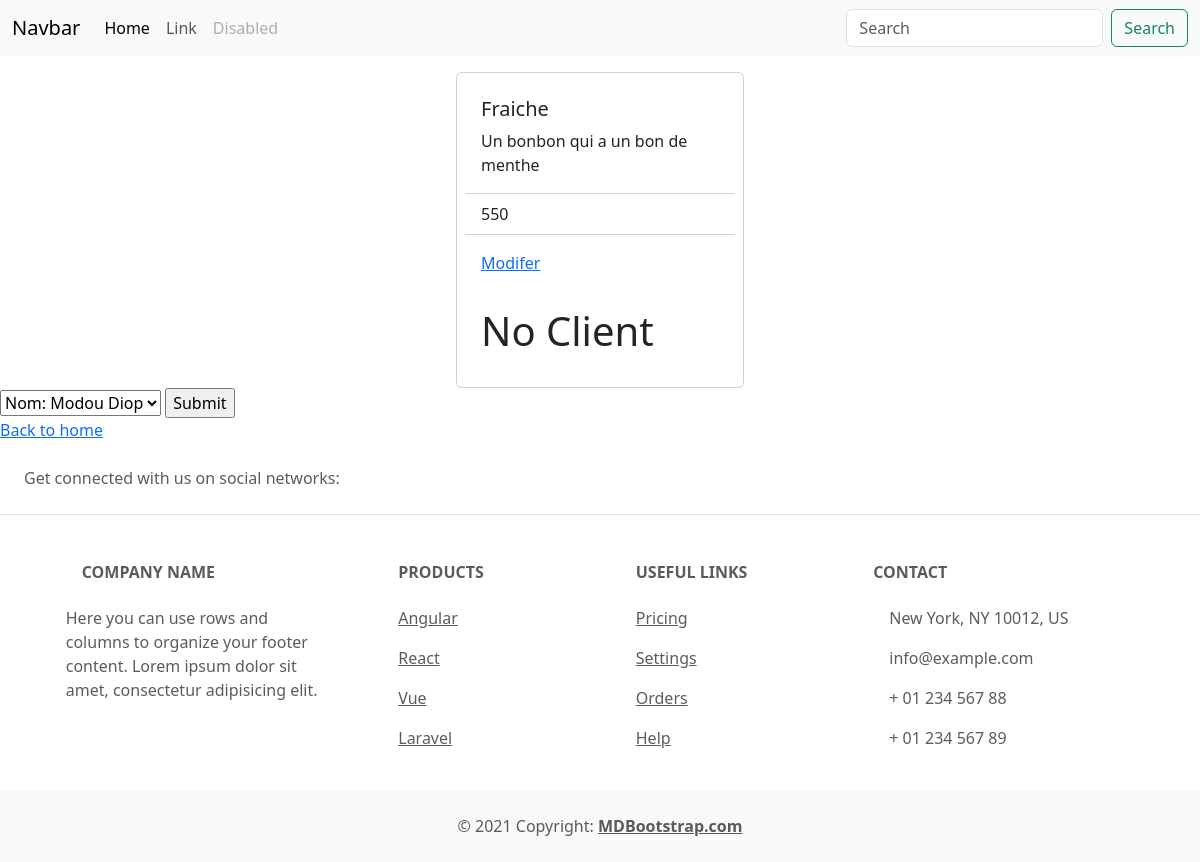
/sama_stock/3, run on the app's committed database.
### sama_stock/models.py (models this page shows, shortened)
class Produit(models.Model):
    nom=models.CharField(max_length=64)
    desciption=models.CharField(max_length=64)
    prix=models.IntegerField()
    boutique=models.ForeignKey(Boutique,on_delete=models.CASCADE, related_name="categories")

### sama_stock/views.py (the view)
# urls.py: path("<int:produit_id>",views.produit,name="produit"),
def produit(request,produit_id):
    produit=Produit.objects.get(id=produit_id)
    return render(request,"sama_stock/produit.html",{
        "produit":produit,
        "clients": produit.clients.all(),
        "no_clients": Client.objects.exclude(produits=produit).all()
    })

### sama_stock/models.py (called while the page is built)
    def __str__(self):
        return f"\n Nom: {self.fullname} \n"

### sama_stock/templates/sama_stock/produit.html (shortened to what this page needs)
{% extends "sama_stock/layout.html" %}
{% block body %}
<div class="d-flex justify-content-center  grid gap-3">
    <div class="card p-2 g-col-6 mt-3" style="width: 18rem;">
        <div class="card-body ">
            <h5 class="card-title">{{ produit.nom }}</h5>
            <p class="card-text">{{ produit.desciption}}</p>
        </div>
        <ul class="list-group list-group-flush">
            <li class="list-group-item">{{produit.prix}}</li>
        </ul>
        <div class="card-body">
            <a href="#" class="card-link">Modifer</a>
        </div>
        {% for client in clients %}
        <div class="card-body ">
            <h1 class="card-title">{{ client }}</h1>
        </div>
        {% empty %}
        <div class="card-body ">
            <h1 class="card-title">No Client</h1>
        </div>
        {% endfor %}
    </div>
</div>
<form action="{% url 'book' produit.id %}" method="post">
<select name="client">
    {% for client in no_clients %}
    <option value="{{ client.id }}">{{ client }}</option>
    {% endfor %}
</select>
<input type="submit" >
</form>
<a href="{% url 'index' %}">Back to home</a>
{% endblock %}

### data on the page
Produit: nom "Fraiche", desciption "Un bonbon qui a un bon de menthe", prix "550"

### other printed values
form field client "Nom: Modou Diop"
